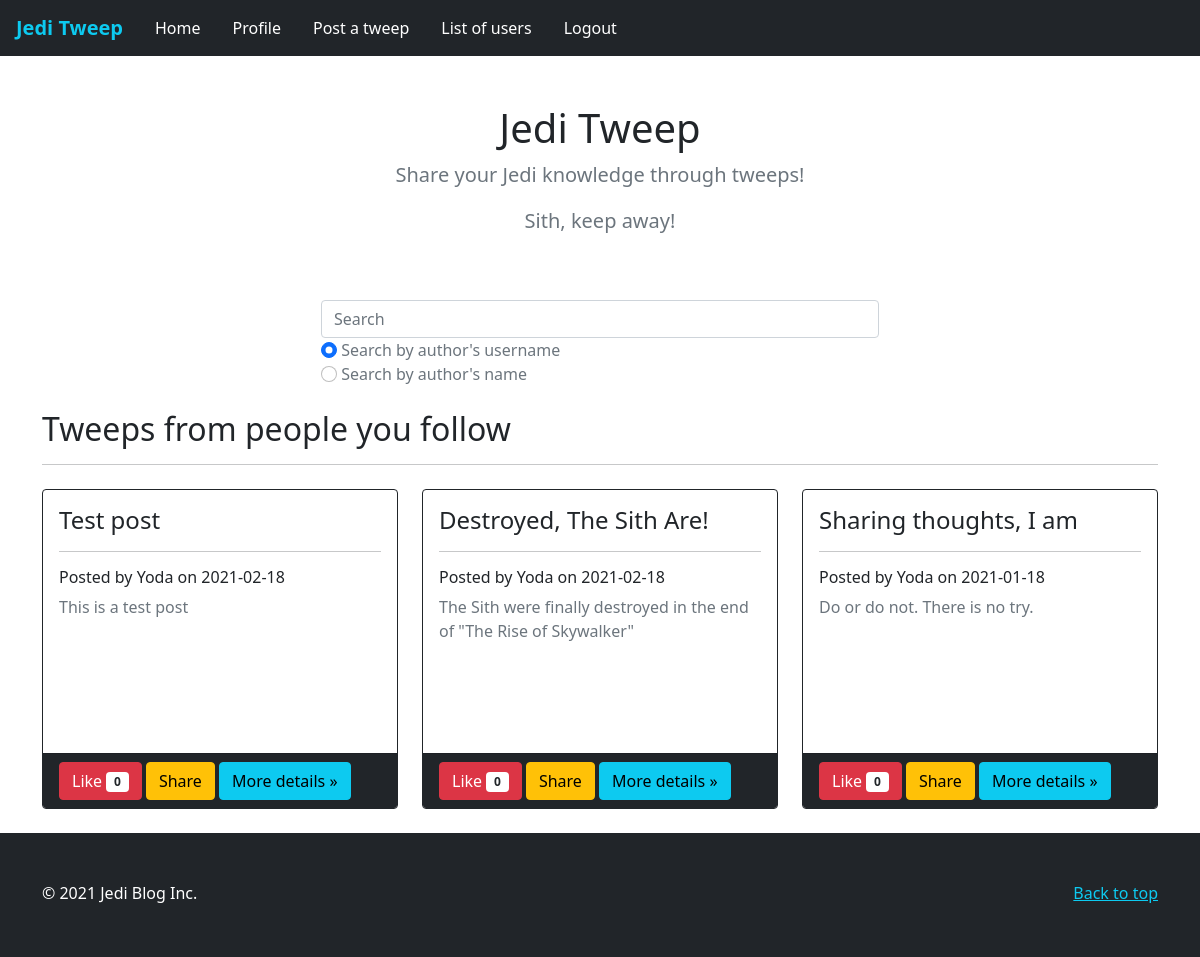
Page / (signed in) on the committed database.
### tables this page shows
CREATE TABLE `jeditweep` (
  `post_id` int(11) NOT NULL AUTO_INCREMENT,
  `username` varchar(128) NOT NULL ,
  `post_date` date NOT NULL,
  `post_category` varchar(64) NOT NULL,
  `post_title` varchar(256) NOT NULL,
  `post_content` varchar(240) NOT NULL,
  `likeNum` int(10) NOT NULL,
  `isShared` tinyInt(1) NOT NULL,
  PRIMARY KEY (`post_id`),
  FOREIGN KEY (`username`) REFERENCES `jediuser`(`username`)
);

### includes/function.php (the view, shortened to what this page needs)
<?php
function displayDbTweeps(mysqli_result $result, string $type)
{
    $id = 0;
    $post_per_row = 3;
    while ($row = $result->fetch_assoc()) {
        $postID = $row['post_id'];
        $postName = $row['post_title'];
        $authorName = $row['full_name'];
        $postDate = $row['post_date'];
        $postContent = $row['post_content'];
        $likeNum = $row['likeNum'];
        $postCategory = $row['post_category'];
        if ($type == "post"){
            if (isset($_POST["no-button"])){
                $buttonDisplay = "";
            }
            else{
                $buttonDisplay = <<<END
                    <button id="likeBtn$id" type="submit" class="btn btn-danger" name="like" value="$likeNum|$postID"> Like <span id="likeId$id" class="badge bg-white text-dark"> $likeNum </span>
                    </button>
                    <button type="submit" class="btn btn-warning" name="share" value="$postName|$postCategory|$postContent">Share</button>
                END;
            }
            $resultDisplay = <<<END
                <div class="card border-dark">
                    <h4 class="card-header bg-dark text-white">Featured</h4>
                    <div class="card-body">
                        <h2 class="fw-light card-title">$postName</h2>
                        <hr>
                        <h5 class="fw-light card-subtitle py-1">Posted by $authorName on $postDate</h5>
                        <h6 class="fw-light card-subtitle py-1">Under the categories: $postCategory</h6>
                        <p class="text-muted card-text">$postContent</p>
                    </div>
                    <div class="card-footer bg-dark text-white">
                        <form method="post" action="tweep.php">
                            $buttonDisplay
                        </form>
                    </div>
                </div>
            END;
        }
        else{
            $postContent = limitContent($postContent);
            $col_width = 12/$post_per_row;
            if ($id % $post_per_row == 0){
                echo '<div class="row my-3">';
            }
            if ($type == "index" || $type == "shared"){
                $buttonDisplay = <<<END
                    <form method="post" action="process-like-share.php">
                        <button id="likeBtn$id" type="submit" class="btn btn-danger" name="like" value="$likeNum|$postID"> Like <span id="likeId$id" class="badge bg-white text-dark"> $likeNum </span>
                        </button>
                        <button type="submit" class="btn btn-warning" name="share" value="$postName|$postCategory|$postContent">Share</button>
                        <button type="submit" class="btn btn-info" name="full-article" value="$postID">More details &raquo;</button>
                    </form>
                END;
            }
            else {
                $buttonDisplay = <<<END
                    <button type="submit" class="btn btn-info" name="full-article" value="$postID">More details &raquo;</button>
                    <input type="hidden" name="no-button" value=1>
                END;
            }
            if ($type == "shared"){
                $shared = "<span class='badge bg-primary text-white'> Shared </span>";
            }
            else{
                $shared = "";
            }
            $resultDisplay = <<<END
                <section id="result$id" class="py-2 space-above-below col-sm-$col_width">
                    <div class="card border-dark" style="min-height: 20em">
                        <div class="card-body">
                            <h4 class="fw-light">$postName</h4> $shared
                            <hr>
                            <h6 class="fw-light">Posted by $authorName on $postDate</h6>
                            <p class="text-muted">$postContent</p>
                        </div>
                        <div class="card-footer bg-dark text-white">
                            <form method="post" action="tweep.php">
                                $buttonDisplay
                            </form>
                        </div>
                    </div>
                </section>
            END;
        }
        echo $resultDisplay;
        $id++;
    }
    if (!isset($_POST["full-article"])){
        echo '</div>';
    }
}
function limitContent($postContent): string
{
    $postLength = 150;
    return $postContent;
}
?>

### rows in the picture
jeditweep: post_title "Test post", authorName "Yoda", post_date "2021-02-18", post_content "This is a test post", likeNum "0", $postID 4 (drawn)
jeditweep: post_title "Destroyed, The Sith Are!", authorName "Yoda", post_date "2021-02-18", post_content "The Sith were finally destroyed in the end of \"The Rise of Skywalker\"", likeNum "0", $postID 5 (drawn)
jeditweep: post_title "Sharing thoughts, I am", authorName "Yoda", post_date "2021-01-18", post_content "Do or do not. There is no try.", likeNum "0", $postID 3 (drawn)
